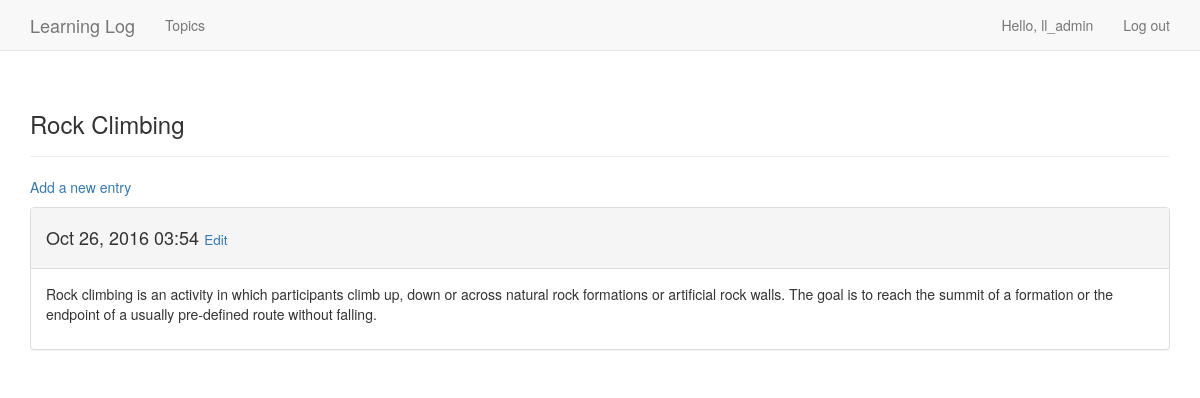
The page /topics/2/ (signed in) on the database its author committed.
### learning_logs/models.py (models this page shows, shortened)
class Topic(models.Model):
    text = models.CharField(max_length=200)
    date_added = models.DateTimeField(auto_now_add=True)
    owner = models.ForeignKey(User)
    def __str__(self):
        return self.text

class Entry(models.Model):
    topic = models.ForeignKey(Topic)
    text = models.TextField()
    date_added = models.DateTimeField(auto_now_add=True)
    class Meta:
        verbose_name_plural = 'entries'

### learning_logs/views.py (the view)
# urls.py: url(r'^topics/(?P<topic_id>\d+)/$', views.topic, name='topic'),
@login_required
def topic(request, topic_id):
    topic = Topic.objects.get(id=topic_id)
    if topic.owner != request.user:
        raise Http404
    entries = topic.entry_set.order_by('-date_added')
    context = {'topic': topic, 'entries': entries}
    return render(request, 'learning_logs/topic.html', context)

### learning_logs/templates/learning_logs/topic.html
{% extends "learning_logs/base.html" %}
{%block header%}
<h3>{{topic}}</h3>
{%endblock header%}
{% block content %}
<p><a href="{% url 'learning_logs:new_entry' topic.id %}">Add a new entry</a></p>
{% for entry in entries %}
<div class="panel panel-default">
    <div class="panel-heading">
        <h4>
            {{entry.date_added|date:'M d, Y H:i'}}
            <small>
                <a href="{% url 'learning_logs:edit_entry' entry.id %}">Edit</a>
            </small>
        </h4>
    </div>
    <div class="panel-body">
        {{entry.text|linebreaks}}
    </div>
</div>
{%empty%}
<li>
    There are no entries for this topic yet
</li>
{% endfor %}
{% endblock content %}

### learning_logs/templates/learning_logs/base.html (shortened to what this page needs)
{% load bootstrap3 %}
<!DOCTYPE html>
<html lang="en">
<head>
    {% bootstrap_css %}
</head>
<body>
<nav class="navbar navbar-default navbar-static-top">
    <div class="container">
        <div class="navbar-header">
            <a class="navbar-brand" href="{% url 'learning_logs:index' %}">Learning Log</a>
        </div>
        <div id="navbar" class="navbar-collapse collapse">
            <ul class="nav navbar-nav">
                <li><a href="{% url 'learning_logs:topics' %}">Topics</a></li>
            </ul>
            <ul class="nav navbar-nav navbar-right">
                {% if user.is_authenticated %}
                <li><a>Hello, {{user.username}} </a></li>
                <li><a href="{% url 'users:logout' %}">Log out</a></li>
                {% else %}
                <li><a href="{% url 'users:login' %}">Log in</a></li>
                <li><a href="{% url 'users:register' %}">Register</a></li>
                {% endif %}
            </ul>
        </div>
    </div>
</nav>
<div class="container">
    <div class="page-header">
        {% block header %}
        {% endblock header %}
    </div>
    <div>
        {% block content %}
        {% endblock content%}
    </div>
</div>
</body>
</html>

### rows shown on the page
Topic: text "Rock Climbing"
Entry: date_added "Oct 26, 2016 03:54", text "Rock climbing is an activity in which participants climb up, down or across natural rock formations or artificial rock walls. The goal is to reach the summit of a formation or the endpoint of a usually pre-defined route without falling."

### other values the page prints
{{ user.username }} "ll_admin"
